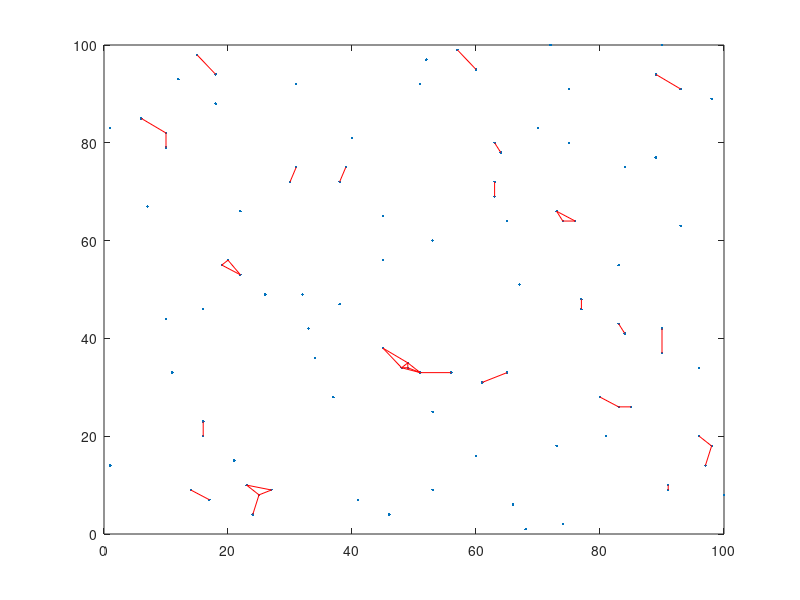

Source code (MATLAB): (Note: this script raises an error after producing the figure.)
% Create random signals

time = 1:101;
signal_1 = rand(101, 1);
signal_2 = rand(101, 1);

% Code for index pair testing
x = randi([0 100], 100, 1);  %random demo data
y = randi([0 100], 100, 1);  
plot(x, y, '.');  %plot all points
distancethreshold = 5;
pairwisedist = hypot(x - x', y - y');  %or use pdist
[p1, p2] = find(tril(pairwisedist <= distancethreshold & pairwisedist > 0));
hold on;
indexpairs = [p1, p2]';
disp(indexpairs)
plot(x(indexpairs), y(indexpairs), '-r')
%

imageDir   = [pwd '\model_house'];
imageNames = dir(fullfile(imageDir, '*.jpg'));
imageNames = {imageNames.name}';
imageSize  = size(imread(fullfile(imageDir, imageNames{1})));

points = importdata([imageDir '\measurement_matrix.txt']);
frames = zeros([imageSize, length(imageNames)]);

pointsNew = points + 10;

for i = 1:length(imageNames)
   img = imread(fullfile(imageDir, imageNames{i}));
   frames(:, :, i) = img;
end

% For plotting correlation line..need all values first

plotFrames  = subplot(2, 2, 1);
plotSSE     = subplot(2, 2, 2);
plotMSE     = subplot(2, 2, 4);

framesPos = get(plotFrames, 'Position');
centerPos = mean([get(plotSSE, 'Position'); get(plotMSE, 'Position')], 1);
set(plotFrames, 'Position', [framesPos(1), centerPos(2), framesPos(3), framesPos(4)])

SSE = animatedline(plotSSE);
MSE = animatedline(plotMSE);

axis([plotSSE plotMSE], [-0.1 80 -1 1])

for start_point = 0:80
    sig1_cut = signal_1(start_point+1:start_point+1+19);
    sig2_cut = signal_2(start_point+1:start_point+1+19);
    corr_pre = corrcoef(sig1_cut,sig2_cut);
    corr_fin(start_point+1) = corr_pre(2,1);
end

x_plot = 0:80;
n = 1;
k = 1;
    
for start_point = 0:80  
    addpoints(SSE, x_plot(n), corr_fin(n))
    addpoints(MSE, x_plot(n), corr_fin(n))
%     image(plotFrames, frames(:, :, n))
    imshow(uint8(frames(:, :, n)), 'Parent', plotFrames)
    truesize([320 320])
    hold(plotFrames, 'on')
    scatter(plotFrames, points(k, :), points(k+1, :), 'r')
    scatter(plotFrames, pointsNew(k, :), pointsNew(k+1, :), 'g')
%     plot(plotFrames, points(k, indexpairs), points(k+1, indexpairs), 'r')
    plot(plotFrames, [points(k, :); pointsNew(k, :)], [points(k+1, :); pointsNew(k+1, :)], 'y')
    hold(plotFrames, 'off')
%     showMatchedFeatures(frames(:, :, n), frames(:, :, n), pointsNew(:, :, n), pointsNew(:, :, n), 'Parent', plotFrames)
    drawnow
    n = n+1;
    k = k+2;
%     pause(0.03)   
end